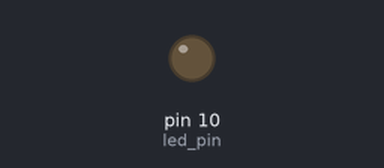
A sketch run on a simulated Arduino Uno, built with avr-gcc and run on an emulated ATmega328P. On the bench: output pins drawn as LEDs (lit = HIGH).

Above: at 0.15 s.
Timing chart, 0 to 1.6 s (numbered marks = the images above):
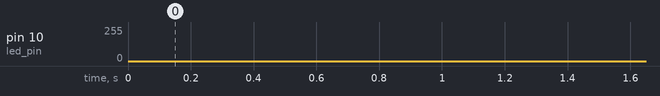

The sketch:

sketch_exp2b.ino
```cpp
//Initializing LED Pin
int led_pin = 10;
void setup() {
  //Declaring LED pin as output
  pinMode(led_pin, OUTPUT);
}
void loop() {
  //making the led glow
  for(int i=0; i<255; i++){
    analogWrite(led_pin, i);
    delay(5);
  }
  for(int i=255; i>0; i--){
    //Fading the LED
    analogWrite(led_pin, i);
    delay(5);
  }
}
```
